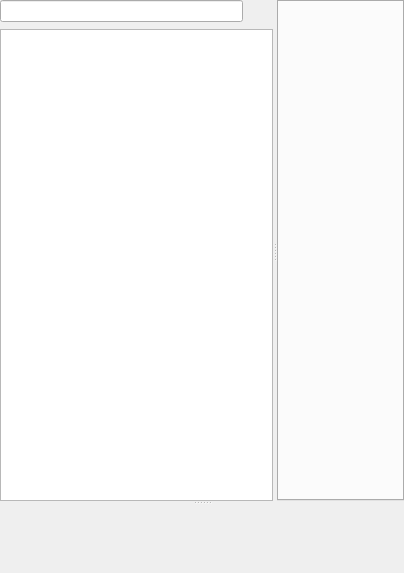
<?xml version="1.0" encoding="UTF-8"?>
<ui version="4.0">
 <class>MainWidget</class>
 <widget class="QWidget" name="MainWidget">
  <property name="geometry">
   <rect>
    <x>0</x>
    <y>0</y>
    <width>404</width>
    <height>573</height>
   </rect>
  </property>
  <property name="windowTitle">
   <string/>
  </property>
  <layout class="QVBoxLayout" name="verticalLayout_2">
   <property name="margin">
    <number>0</number>
   </property>
   <item>
    <widget class="QSplitter" name="splitter_2">
     <property name="orientation">
      <enum>Qt::Vertical</enum>
     </property>
     <widget class="QSplitter" name="splitter">
      <property name="orientation">
       <enum>Qt::Horizontal</enum>
      </property>
      <widget class="QWidget" name="widget" native="true">
       <layout class="QVBoxLayout" name="verticalLayout">
        <property name="margin">
         <number>0</number>
        </property>
        <item>
         <widget class="QWidget" name="widget_2" native="true">
          <layout class="QHBoxLayout" name="horizontalLayout">
           <property name="margin">
            <number>0</number>
           </property>
           <item>
            <widget class="QLineEdit" name="filterLine"/>
           </item>
           <item>
            <widget class="QToolButton" name="helpItems">
             <property name="text">
              <string/>
             </property>
             <property name="autoRaise">
              <bool>true</bool>
             </property>
            </widget>
           </item>
          </layout>
         </widget>
        </item>
        <item>
         <widget class="FlowItemTreeWidget" name="toolBox"/>
        </item>
       </layout>
      </widget>
      <widget class="FlowContainer" name="tabWidget"/>
     </widget>
     <widget class="ButtonBar" name="buttonBar" native="true"/>
    </widget>
   </item>
  </layout>
 </widget>
 <customwidgets>
  <customwidget>
   <class>ButtonBar</class>
   <extends>QWidget</extends>
   <header location="global">core/ButtonBar</header>
   <container>1</container>
  </customwidget>
  <customwidget>
   <class>FlowContainer</class>
   <extends>QTabWidget</extends>
   <header location="global">core/FlowContainer</header>
   <container>1</container>
  </customwidget>
  <customwidget>
   <class>FlowItemTreeWidget</class>
   <extends>QTreeView</extends>
   <header location="global">core/FlowItemTreeWidget</header>
   <container>1</container>
  </customwidget>
 </customwidgets>
 <resources/>
 <connections/>
</ui>
